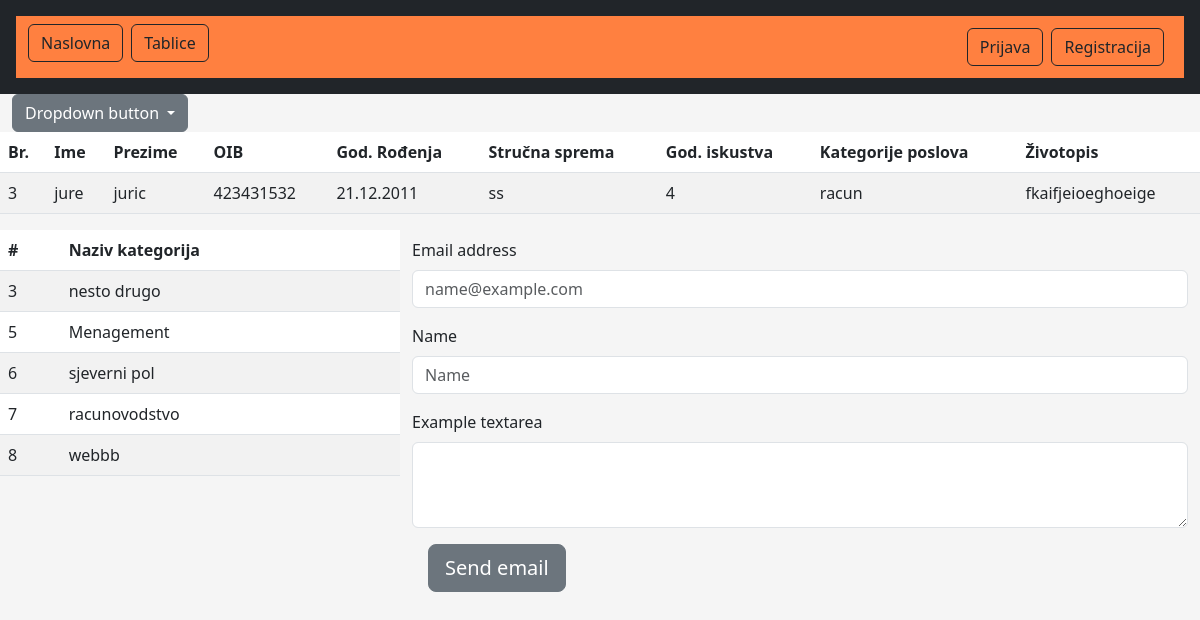
The page /index.php?god=2011 on the database its author committed.
### tables this page shows
CREATE TABLE `osoba` (
  `osobaID` int(11) NOT NULL AUTO_INCREMENT,
  `redniBr` int(11) NOT NULL,
  `ime` varchar(255) NOT NULL,
  `prezime` varchar(255) NOT NULL,
  `oib` int(11) NOT NULL,
  `godRod` varchar(255) NOT NULL,
  `strSprema` varchar(255) NOT NULL,
  `godIsk` varchar(255) NOT NULL,
  `katPoslova` varchar(255) NOT NULL,
  `zivotopis` varchar(255) NOT NULL,
  PRIMARY KEY (`osobaID`),
  UNIQUE KEY `redniBr` (`redniBr`),
  UNIQUE KEY `oib` (`oib`)
);

CREATE TABLE `kategorije` (
  `kategorijaID` int(11) NOT NULL AUTO_INCREMENT,
  `nazivKategorije` varchar(255) NOT NULL,
  PRIMARY KEY (`kategorijaID`)
);

### index.php (the view, shortened to what this page needs)
<?php
  include_once 'includes/header.inc.php';
?>
  <div class="row m-0 p-0">
    <table class="table table-striped table-hover">
      <thead>
      <tr>
        <th scope="col">Br.</th>
        <th scope="col">Ime</th>
        <th scope="col">Prezime</th>
        <th scope="col">OIB</th>
        <th scope="col">God. Rođenja</th>
        <th scope="col">Stručna sprema</th>
        <th scope="col">God. iskustva</th>
        <th scope="col">Kategorije poslova</th>
        <th scope="col">Životopis</th>
      </tr>
      </thead>
      <tbody>
      <div class="dropdown">
  <button class="btn btn-secondary dropdown-toggle" type="button" data-bs-toggle="dropdown" aria-expanded="false">
    Dropdown button
  </button>
  <ul class="dropdown-menu">
    <?php
    $serverName = "localhost";
    $dBUsername = "root";
    $dBPassword = "";
    $dBName = "loginsistem";
    $conn = mysqli_connect($serverName, $dBUsername, $dBPassword, $dBName);
    if (isset($_GET['god'])) {
      $god=$_GET['god'];
    $sql = "SELECT * FROM osoba WHERE godRod LIKE '%$god'";
    $result = mysqli_query($conn, $sql);
    $resultCheck = mysqli_num_rows($result);
    if ($resultCheck > 0) {
      while ($row  = mysqli_fetch_assoc($result)) {
        ?>
        <tr>
          <td><?php echo $row['redniBr'] ?></td>
          <td><?php echo $row['ime'] ?></td>
          <td><?php echo $row['prezime'] ?></td>
          <td><?php echo $row['oib'] ?></td>
          <td><?php echo $row['godRod'] ?></td>
          <td><?php echo $row['strSprema'] ?></td>
          <td><?php echo $row['godIsk'] ?></td>
          <td><?php echo $row['katPoslova'] ?></td>
          <td><?php echo $row['zivotopis'] ?></td>
        </tr>
        <?php
      }
    }
  }
    ?>
  </ul>
</div>
      </tbody>
    </table>
  <div class="row m-0 p-0">
    <div class="col-4 p-0">
    <table class="table table-striped table-hover">
      <thead>
      <tr>
        <th scope="col">#</th>
        <th scope="col">Naziv kategorija</th>
      </tr>
      </thead>
      <tbody>
        <?php include 'ispis/ispiskategorijeguest.php'; ?>
      </tbody>
    </table>
    </div>
    <div class="col">
      <form id="sendemail">
        <div class="mb-3">
          <label for="exampleFormControlInput1" class="form-label">Email address</label>
          <input type="text" class="form-control" id="email" placeholder="name@example.com">
        </div>
        <div class="mb-3">
          <label for="exampleFormControlInput1" class="form-label">Name</label>
          <input type="text" class="form-control" id="name" placeholder="Name">
        </div>
        <div>
          <label for="exampleFormControlTextarea1" class="form-label">Example textarea</label>
          <textarea class="form-control" id="txtarea" rows="3"></textarea>
        </div>
        <button type="button" onclick="sendEmail()" value="Send An Email" class="w-30 m-3 btn btn-lg btn-secondary">Send email</button>
      </form>
    </div>
  </div>
  </body>
</html>

### ispis/ispiskategorijeguest.php (shortened to what this page needs)
<?php
$serverName = "localhost";
$dBUsername = "root";
$dBPassword = "";
$dBName = "loginsistem";
$conn = mysqli_connect($serverName, $dBUsername, $dBPassword, $dBName);
  $sql = "SELECT * FROM kategorije";
  $result = mysqli_query($conn, $sql);
  $resultCheck = mysqli_num_rows($result);
  if ($resultCheck > 0) {
    while ($row  = mysqli_fetch_assoc($result)) {
      ?>
      <tr>
        <td><?php echo $row['kategorijaID'] ?></td>
        <td><?php echo $row['nazivKategorije'] ?></td>
      </tr>
      <?php
    }
  }
?>

### css/sign-in.css (style rules this page uses)
html, body { height: 100%; }
body { align-items: center; padding-bottom: 40px; background-color: #f5f5f5; }

### rows shown on the page
osoba: redniBr "3", ime "jure", prezime "juric", oib "423431532", godRod "21.12.2011", strSprema "ss", godIsk "4", katPoslova "racun", zivotopis "fkaifjeioeghoeige"
kategorije: kategorijaID "3", nazivKategorije "nesto drugo"
kategorije: kategorijaID "5", nazivKategorije "Menagement"
kategorije: kategorijaID "6", nazivKategorije "sjeverni pol"
kategorije: kategorijaID "7", nazivKategorije "racunovodstvo"
kategorije: kategorijaID "8", nazivKategorije "webbb"
